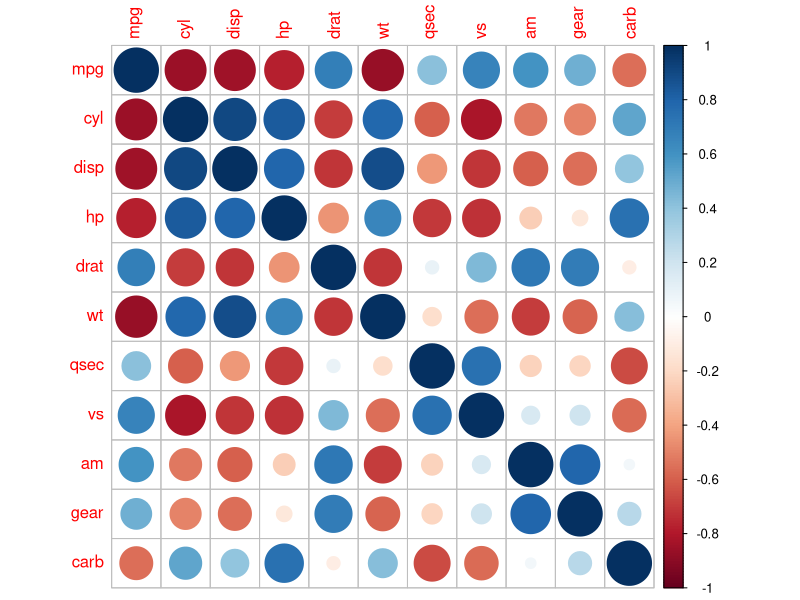
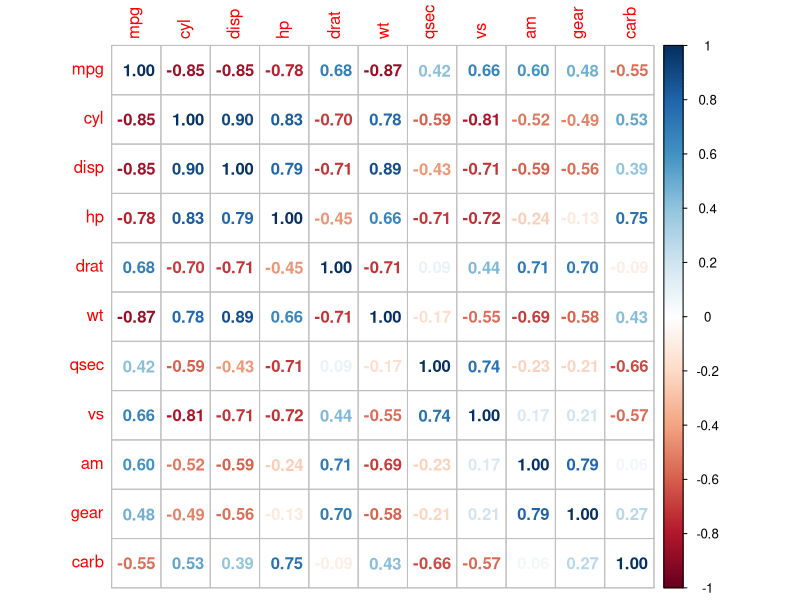
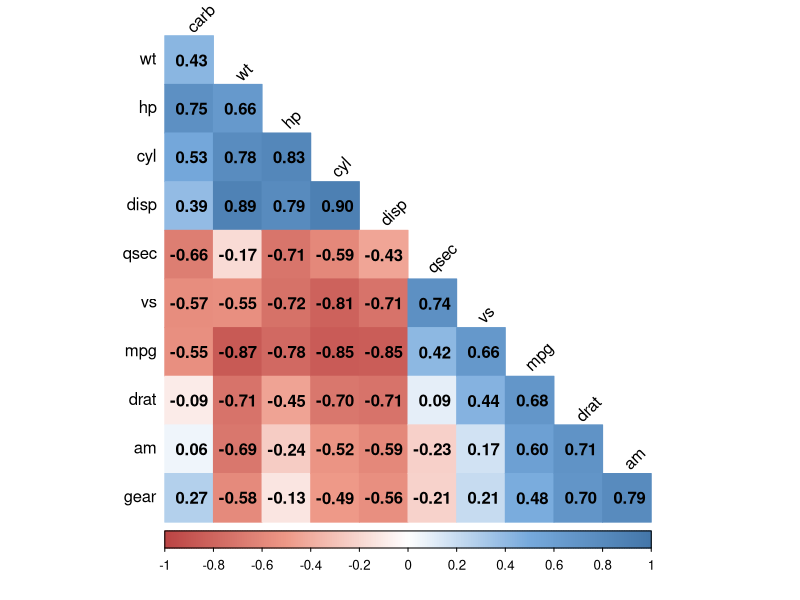
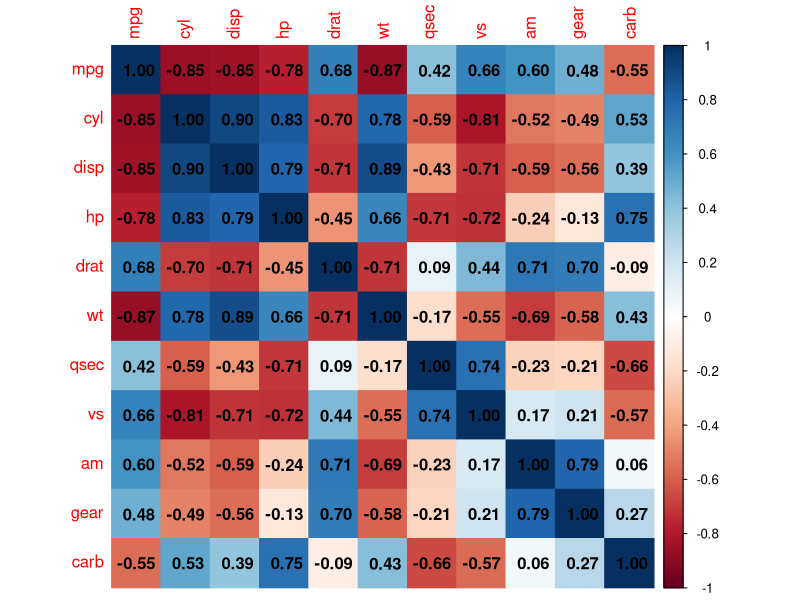

Here is the R script that generated these plots, in order:
# 통계적 가설 검정 
# t검정 - 두 집단의 평균 비교 t.test()
# compact 자동차와 suv 자동차의 도시연비 cty t검정.
mpg <- as.data.frame(ggplot2 ::mpg)
head(mpg)
# class 와 cty만 남기고 추출 
library(dplyr) # 전처리 
mpg_diff <- mpg %>%
  select(class, cty) %>% 
  filter(class %in% c("compact", "suv"))
head(mpg_diff)  
table(mpg_diff$class)
# t 검정 
?t.test
t.test(data = mpg_diff, cty ~ class, var.equal = T)
# compact cty 평균 20 / suv cty 평균 13.5  & p-value : 유의

# 일반 휘발유와 고급휘발유의 도시연비 t 검정 
mpg_diff2 <- mpg %>% 
  select(fl, cty) %>% 
  filter(fl %in% c("r", "p")) # r : regular , p: premium
table(mpg_diff2$fl)
t.test(data = mpg_diff2, cty ~ fl , var.equal = T)
# p- value = 0.28 > 0.05 , 유의 x  우연히 발생했을 가능성 큼 

# 상관분석 - 두 변수의 관계성 분석  
# cor.test : 상관계수 0 ~ 1 , + 정비례, - 반비례
# 실업자 수와 개인 소비 지출의 상관관계 
economics <- as.data.frame(ggplot2 :: economics)
cor.test(economics$unemploy, economics$pce)
# 상관계수 0.61 : 정비례 관계 

# 여러변수의 관련성 -> 상관 행렬 cor()
head(mtcars)
car_cor <- cor(mtcars)
round(car_cor, 2)
# mpg & cyl -0.85  : 연비 높을수록 실린더 개수 적다.
# 상관행렬 히트맵
install.packages("corrplot")
library(corrplot)
corrplot(car_cor)
# 상관계수 클수록 원 크고 색 진함 / + : 파랑 , - : 빨강 
corrplot(car_cor, method = "number") # 수로 표현 파라미터 
# 다양한 파라미터 지정 
# colorRampPalette() : 입력한 색 보관 팔레트 
colorRampPalette(c("red", "blue"))(5) # 빨 ,파 사이를 5등분
col <- colorRampPalette(c("#BB4444", "#EE9988", "#FFFFFF", 
                          "#77AADD", "#4477AA"))
corrplot(car_cor,
         method = "color",        # 색깔로 표현
         col = col(200),          # 색 200개 선정
         type = "lower",          # 왼쪽 아래 행렬만 표시
         order = "hclust",        # 유사한 상관계수끼리 군집화
         addCoef.col = "black",   # 상관계수 색깔
         tl.col = "black",        # 변수명 색깔
         tl.srt = 45,             # 변수명 45도 기울임
         diag = F)                # 대각 행렬 제외 



corrplot(car_cor,
         method = "color",        # 색깔로 표현
         addCoef.col = "black")   # 상관계수 색깔
